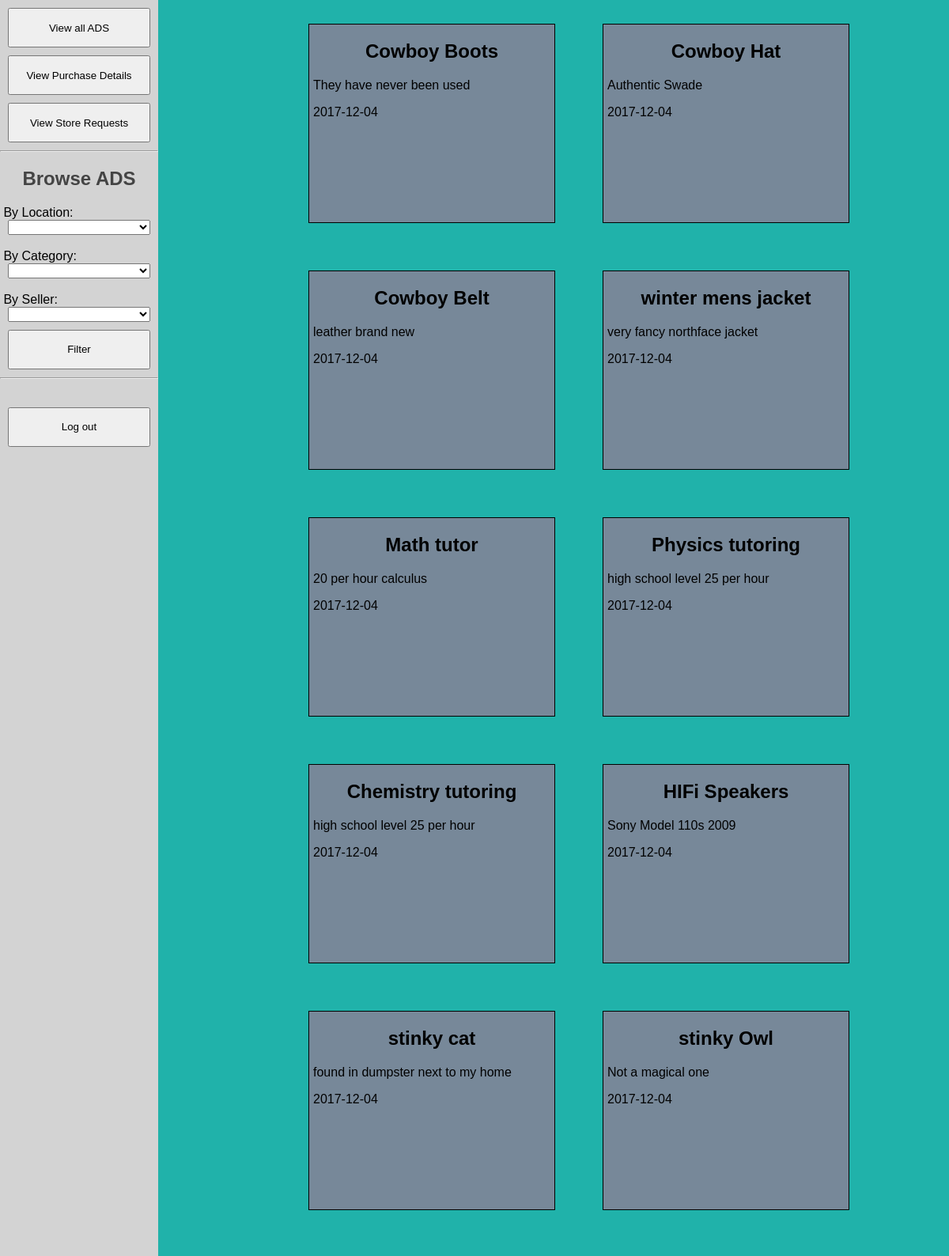
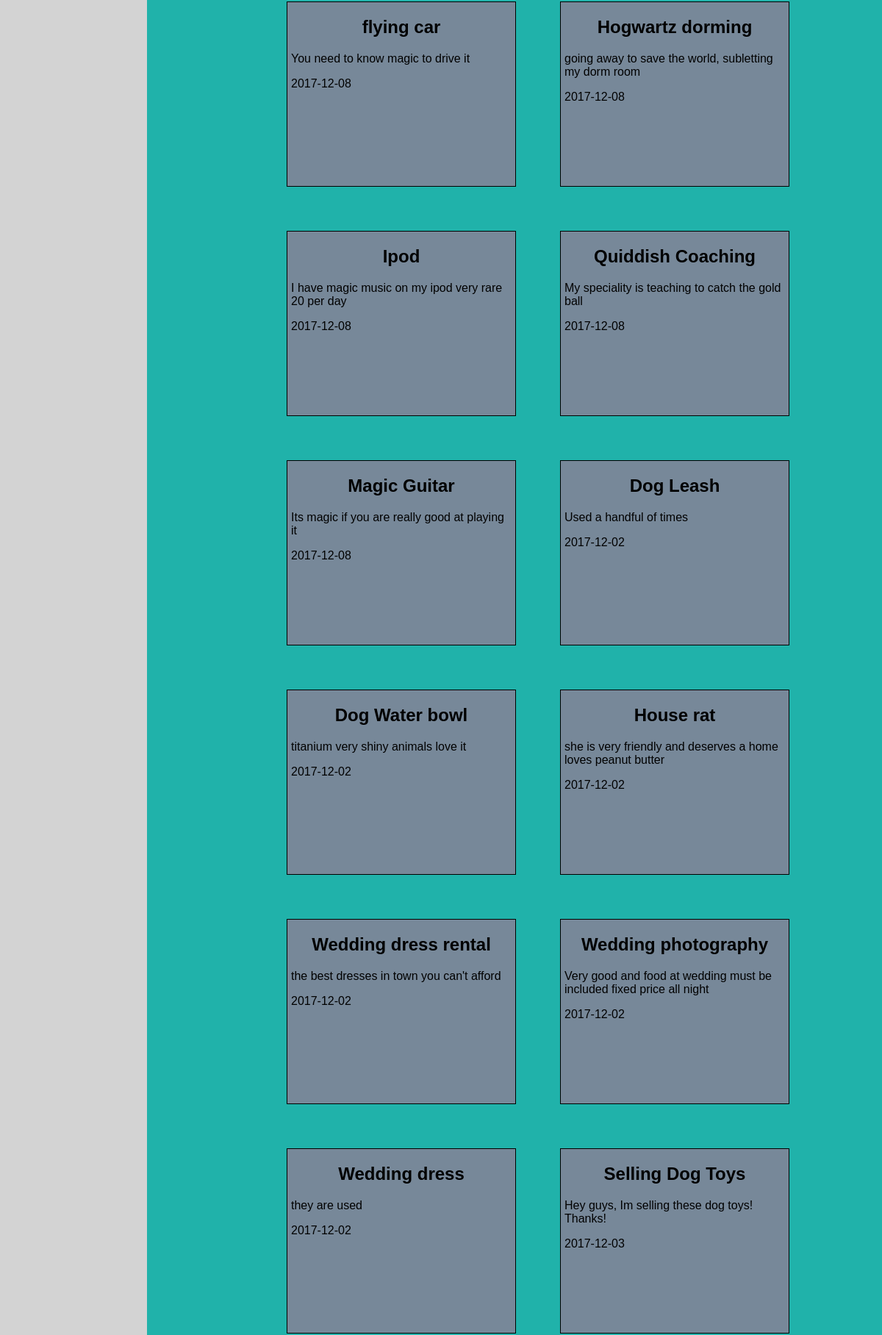
The page /userpage.php (signed in, upper part) on the database its author committed (2 pictures, top to bottom).
### tables this page shows
CREATE TABLE Ad (
    Id int PRIMARY KEY NOT NULL AUTO_INCREMENT,
    Username varchar(50) NOT NULL,
    Email varchar(50) NOT NULL,
    PhoneNumber varchar(20) NOT NULL,
    Price float NOT NULL,
    Available varchar(20) NOT NULL DEFAULT "ONLINE",
    ForSaleBy varchar(50) NOT NULL,
    Title varchar(50) NOT NULL,
    AdDesc varchar(255) NOT NULL,
    Addr varchar(100) NOT NULL,
    Category varchar(50) NOT NULL,
    SubCategory varchar(50) NOT NULL,
    Province varchar(50) NOT NULL,
    City varchar(50) NOT NULL,
    Posted Date,
    Sold   varchar(1) NOT NULL DEFAULT 'F',
    Promotion int NOT NULL DEFAULT 0,
    Rating int NOT NULL DEFAULT 0,
    Deleted varchar(1) NOT NULL DEFAULT 'F',
    Img    varchar(500) NOT NULL DEFAULT ""
);

### utils.php (the view, shortened to what this page needs)
<?php
function locationDropdown($provinces,$cities,$selectedProvince = null,$selectedCity = null) {
    echo "<select required id='province' name='province' type='text'>";
    echo "<option value=''> </option>";
    for($i = 0; $i < count($provinces); $i++) {
      if($provinces[$i]["province_name"] == $selectedProvince) {
        echo "<option selected='selected' value='" . $provinces[$i]["province_name"]  . "'>" . str_replace("-"," ",$provinces[$i]["province_name"])  . "</option>";
      } else {
        echo "<option value='" . $provinces[$i]["province_name"]  . "'>" . str_replace("-"," ",$provinces[$i]["province_name"])  . "</option>";
      }
    }
    echo "</select>";
}
function displayAds($ads,$mode = "NORMAL") {
    if($mode == "NORMAL") {
        for($i = 0; $i < count($ads); $i++) {
            echo "<div onclick='window.location.href=" . "\"viewad.php?id=" . $ads[$i]["Id"]  . "\"" . ";'" . "class='ad'><h2>" . $ads[$i]["Title"] . '</h2>';
            echo "<p>"  . $ads[$i]["AdDesc"] .  "</p>";
            echo "<p>" . $ads[$i]["Posted"] . "</p>";
            echo "</div>";
        }
    }
}
?>

### userpage.php (shortened to what this page needs)
<?php include 'config.php'; ?>
<?php include 'utils.php'; ?>
<!doctype html>
<html lang="en">
  <head>
    <link rel="stylesheet" href="index.css"/>
    <link rel="stylesheet" href="userpage.css"/>
  </head>
  <body>
    <?
    $conn = new PDO("mysql:host=$servername;dbname=$dbname", $username, $password);
    $conn->setAttribute(PDO::ATTR_ERRMODE, PDO::ERRMODE_EXCEPTION);
    $stmt = $conn->prepare("SELECT * FROM Category");
    $stmt->execute();
    $stmt->setFetchMode(PDO::FETCH_ASSOC);
    $categories = $stmt->fetchAll();
    $stmt = $conn->prepare("SELECT * FROM Province");
    $stmt->execute();
    $stmt->setFetchMode(PDO::FETCH_ASSOC);
    $provinces = $stmt->fetchAll();
    $stmt = $conn->prepare("SELECT * FROM City");
    $stmt->execute();
    $stmt->setFetchMode(PDO::FETCH_ASSOC);
    $cities = $stmt->fetchAll();
    $stmt = $conn->prepare("SELECT DISTINCT a.Username FROM Ad a, User u WHERE u.Username = a.Username AND DATE_ADD(a.Posted, INTERVAL u.Membership DAY) >= CURDATE() AND a.Available='ONLINE' AND a.Deleted='F' AND Sold='F'");
    $stmt->execute();
    $stmt->setFetchMode(PDO::FETCH_ASSOC);
    $sellers = $stmt->fetchAll();
    $ads = array();
    if(isset($_GET["myads"])) {
        if($_GET["myads"] != "") {
            $stmt = $conn->prepare("SELECT * FROM Ad WHERE Username=:username");
            $stmt->bindParam(':username', $_SESSION["Username"]);
            $stmt->execute();
            $stmt->setFetchMode(PDO::FETCH_ASSOC);
            $ads = $stmt->fetchAll();
        }
    } else {
        $stmt = $conn->prepare("SELECT a.* FROM Ad a, User u WHERE u.Username = a.Username AND DATE_ADD(a.Posted, INTERVAL u.Membership DAY) >= CURDATE() AND a.Available='ONLINE' AND a.Deleted='F' AND Sold='F' ORDER BY a.Promotion DESC");
        $stmt->bindParam(':username', $_SESSION["Username"]);
        $stmt->execute();
        $stmt->setFetchMode(PDO::FETCH_ASSOC);
        $tempads = $stmt->fetchAll();
        for($i = 0; $i < count($tempads); $i++) {
            $filtered = false;
            if(!$filtered) {
                array_push($ads,$tempads[$i]);
            }
        }
    }
    ?>
    <? if($_SESSION["Usertype"] == "ADMIN") { ?>
        <div class="aside">
            <button type="button" onclick="viewAllAds()"> View all ADS </button>
            <button type="button" onclick="purchaseDetails()"> View Purchase Details </button>
            <button type="button" onclick="requests()"> View Store Requests </button>
            <hr>
            <h2> Browse ADS </h2>
            &nbsp;By Location: <br>
            <?php locationDropdown($provinces,$cities); ?>
            <br>
            &nbsp;By Category: <br>
            <select id="category">
                <option value="">  </option>
                <? for($i = 0; $i < count($categories); $i++) {
                    echo "<option value='" . $categories[$i]["CategoryName"]  . "'>" . $categories[$i]["CategoryName"]  . "</option>";
                } ?>
            </select>
            <br> &nbsp;By Seller: <br>
            <select id="seller">
                <option value="">  </option>
                <? for($i = 0; $i < count($sellers); $i++) {
                    echo "<option value='" . $sellers[$i]["Username"]  . "'>" . $sellers[$i]["Username"]  . "</option>";
                } ?>
            </select>
            <button type="button" onclick="filter()" >  Filter </button>
            <hr>
            <br>
            <button type="button" onclick="logout()"> Log out </button>
        </div>
        <div class="content">
                <?php displayAds($ads); ?>
        </div>
    <? } ?>
  </body>
</html>

### index.css (style rules this page uses)
html, body { margin:0px; padding:0px; height:100%; width:100%; font-family: Helvetica, sans-serif; }
body { display:flex; align-content: center; justify-content: center; }
select { margin:5px; }
button { flex: 0 0 auto; display:block; margin:10px; width:200px; height:50px; }
.aside { flex:0 0 auto; height:100%; width:200px; background-color:lightgrey; margin:0; margin-right:auto; }
.content { flex:1 0 auto; background-color:lightseagreen; display:flex; flex-flow:row wrap; overflow-y:scroll; max-width:70%; }
.aside button { width:90%; margin-left:auto; margin-right:auto; }
.aside h2 { text-align:center; color:#444444; }
.aside select { width:90%; display:block; margin:0 auto 0 auto; }
.ad { flex:0 0 auto; width:300px; height:250px; background-color:lightslategray; border:1px solid black; margin:30px; padding-left:5px; padding-right:5px; overflow:none; cursor:pointer; }
.ad h2 { text-align:center; }

### userpage.css (style rules this page uses)
body { background-color:lightseagreen; }

### rows shown on the page
ad: Title "Cowboy Boots", AdDesc "They have never been used", Posted "2017-12-04"
ad: Title "Cowboy Hat", AdDesc "Authentic Swade", Posted "2017-12-04"
ad: Title "Cowboy Belt", AdDesc "leather brand new", Posted "2017-12-04"
ad: Title "winter mens jacket", AdDesc "very fancy northface jacket", Posted "2017-12-04"
ad: Title "Math tutor", AdDesc "20 per hour calculus", Posted "2017-12-04"
ad: Title "Physics tutoring", AdDesc "high school level 25 per hour", Posted "2017-12-04"
ad: Title "Chemistry tutoring", AdDesc "high school level 25 per hour", Posted "2017-12-04"
ad: Title "HIFi Speakers", AdDesc "Sony Model 110s 2009", Posted "2017-12-04"
ad: Title "stinky cat", AdDesc "found in dumpster next to my home", Posted "2017-12-04"
ad: Title "stinky Owl", AdDesc "Not a magical one", Posted "2017-12-04"
ad: Title "flying car", AdDesc "You need to know magic to drive it", Posted "2017-12-08"
ad: Title "Hogwartz dorming", AdDesc "going away to save the world, subletting my dorm room", Posted "2017-12-08"
ad: Title "Ipod", AdDesc "I have magic music on my ipod very rare 20 per day", Posted "2017-12-08"
ad: Title "Quiddish Coaching", AdDesc "My speciality is teaching to catch the gold ball", Posted "2017-12-08"
ad: Title "Magic Guitar", AdDesc "Its magic if you are really good at playing it", Posted "2017-12-08"
ad: Title "Dog Leash", AdDesc "Used a handful of times", Posted "2017-12-02"
ad: Title "Dog Water bowl", AdDesc "titanium very shiny animals love it", Posted "2017-12-02"
ad: Title "House rat", AdDesc "she is very friendly and deserves a home loves peanut butter", Posted "2017-12-02"
ad: Title "Wedding dress rental", AdDesc "the best dresses in town you can't afford", Posted "2017-12-02"
ad: Title "Wedding photography", AdDesc "Very good and food at wedding must be included fixed price all night", Posted "2017-12-02"
ad: Title "Wedding dress", AdDesc "they are used", Posted "2017-12-02"
ad: Title "Selling Dog Toys", AdDesc "Hey guys, Im selling these dog toys! Thanks!", Posted "2017-12-03"
